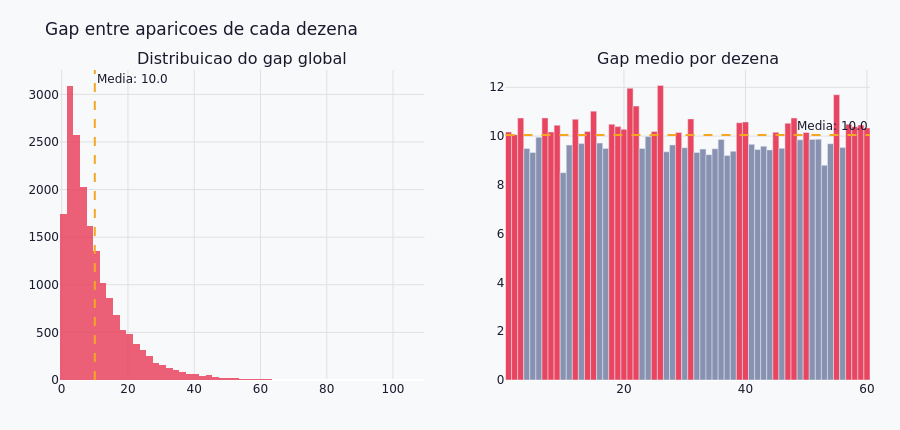

The cell this chart's notebook holds for it:
### Markdown cell above
### 5. Gap entre aparições de cada dezena

O **gap** é o número de concursos entre duas aparições consecutivas de uma dezena. Se ela aparece em ~10% dos sorteios, o gap médio esperado é de ~10 concursos.

> **Atenção à falácia do jogador:** *"Essa dezena não sai faz 20 concursos — está atrasada!"*
> Essa intuição pressupõe que o sorteio tem memória. Não tem. Cada concurso é **independente**. Um gap alto não aumenta nem diminui a probabilidade futura — ela continua sendo ~10% em cada novo sorteio.

O histograma global mostra como os gaps se distribuem. Em um processo sem memória, essa distribuição se aproxima de uma **exponencial** (ou geométrica discreta): muitos gaps curtos, poucos gaps longos — e gaps muito longos existem e são esperados.

### Code cell
gaps_por_dezena = {}
for num in range(1, 61):
    mask      = df[DEZENA_COLS].isin([num]).any(axis=1)
    concursos = df.loc[mask, "numero"].values
    if len(concursos) > 1:
        gaps_por_dezena[num] = np.diff(concursos)

all_gaps   = np.concatenate(list(gaps_por_dezena.values()))
media_gaps = {n: g.mean() for n, g in gaps_por_dezena.items()}

fig = make_subplots(rows=1, cols=2,
                    subplot_titles=["Distribuicao do gap global",
                                    "Gap medio por dezena"])

# Histograma global
fig.add_trace(go.Histogram(
    x=all_gaps, nbinsx=60,
    marker_color=ACCENT, opacity=0.85, name="Gap",
    hovertemplate="Gap: <b>%{x}</b> concursos<br>Freq: <b>%{y}</b><extra></extra>",
), row=1, col=1)
fig.add_vline(x=all_gaps.mean(), line_dash="dash", line_color=HIGHLIGHT,
              line_width=2, row=1, col=1,
              annotation_text=f"Media: {all_gaps.mean():.1f}")

# Gap medio por dezena
nums_g  = list(media_gaps.keys())
meias_g = list(media_gaps.values())
m_ger   = np.mean(meias_g)
fig.add_trace(go.Bar(
    x=nums_g, y=meias_g,
    marker_color=[ACCENT if v > m_ger else MUTED for v in meias_g],
    name="Gap medio",
    hovertemplate="Dezena <b>%{x}</b><br>Gap medio: <b>%{y:.1f}</b> concursos<extra></extra>",
), row=1, col=2)
fig.add_hline(y=m_ger, line_dash="dash", line_color=HIGHLIGHT,
              line_width=2, row=1, col=2,
              annotation_text=f"Media: {m_ger:.1f}")

fig.update_layout(
    **LAYOUT,
    title="Gap entre aparicoes de cada dezena",
    height=430,
    showlegend=False,
)
fig.update_xaxes(gridcolor="#e0e0e0", type="linear")
fig.update_yaxes(gridcolor="#e0e0e0")
fig.write_html(EXPORTS / "eda_05_gap_dezenas.html")
fig.show()

print(f"Gap global: media={all_gaps.mean():.1f} | mediana={np.median(all_gaps):.1f} | max={all_gaps.max()}")

### Figure 1 — Plotly figure (JSON) as saved in the notebook; plotly's stock layout.template omitted (floating-point values rounded to 4 significant figures; data arrays with more than 128 entries replaced by an {"elided": "..."} marker saying what was removed)
{"data": [{"hovertemplate": "Gap: <b>%{x}</b> concursos<br>Freq: <b>%{y}</b><extra></extra>", "marker": {"color": "#e94560"}, "name": "Gap", "nbinsx": 60, "opacity": 0.85, "type": "histogram", "x": {"elided": "17952 int values"}, "xaxis": "x", "yaxis": "y"}, {"hovertemplate": "Dezena <b>%{x}</b><br>Gap medio: <b>%{y:.1f}</b> concursos<extra></extra>", "marker": {"color": ["#e94560", "#e94560", "#e94560", "#8892b0", "#8892b0", "#8892b0", "#e94560", "#e94560", "#e94560", "#8892b0", "#8892b0", "#e94560", "#8892b0", "#e94560", "#e94560", "#8892b0", "#8892b0", "#e94560", "#e94560", "#e94560", "#e94560", "#e94560", "#8892b0", "#8892b0", "#e94560", "#e94560", "#8892b0", "#8892b0", "#e94560", "#8892b0", "#e94560", "#8892b0", "#8892b0", "#8892b0", "#8892b0", "#8892b0", "#8892b0", "#8892b0", "#e94560", "#e94560", "#8892b0", "#8892b0", "#8892b0", "#8892b0", "#e94560", "#8892b0", "#e94560", "#e94560", "#8892b0", "#e94560", "#8892b0", "#8892b0", "#8892b0", "#8892b0", "#e94560", "#8892b0", "#e94560", "#e94560", "#e94560", "#e94560"]}, "name": "Gap medio", "type": "bar", "x": [1, 2, 3, 4, 5, 6, 7, 8, 9, 10, 11, 12, 13, 14, 15, 16, 17, 18, 19, 20, 21, 22, 23, 24, 25, 26, 27, 28, 29, 30, 31, 32, 33, 34, 35, 36, 37, 38, 39, 40, 41, 42, 43, 44, 45, 46, 47, 48, 49, 50, 51, 52, 53, 54, 55, 56, 57, 58, 59, 60], "xaxis": "x2", "y": [10.17, 10.06, 10.74, 9.489, 9.326, 9.95, 10.75, 10.17, 10.44, 8.497, 9.631, 10.69, 9.693, 10.18, 11.02, 9.713, 9.491, 10.49, 10.39, 10.28, 11.96, 11.23, 9.495, 9.98, 10.19, 12.07, 9.355, 9.638, 10.14, 9.519, 10.71, 9.327, 9.465, 9.238, 9.479, 9.862, 9.206, 9.375, 10.55, 10.58, 9.66, 9.447, 9.581, 9.434, 10.15, 9.497, 10.53, 10.74, 9.849, 10.15, 9.858, 9.872, 8.799, 9.686, 11.7, 9.527, 10.49, 10.39, 10.45, 10.33], "yaxis": "y2"}], "layout": {"annotations": [{"font": {"size": 16}, "showarrow": false, "text": "Distribuicao do gap global", "x": 0.225, "xanchor": "center", "xref": "paper", "y": 1, "yanchor": "bottom", "yref": "paper"}, {"font": {"size": 16}, "showarrow": false, "text": "Gap medio por dezena", "x": 0.775, "xanchor": "center", "xref": "paper", "y": 1, "yanchor": "bottom", "yref": "paper"}, {"showarrow": false, "text": "Media: 10.0", "x": 9.998, "xanchor": "left", "xref": "x", "y": 1, "yanchor": "top", "yref": "y domain"}, {"showarrow": false, "text": "Media: 10.0", "x": 1, "xanchor": "right", "xref": "x2 domain", "y": 10.04, "yanchor": "bottom", "yref": "y2"}], "font": {"color": "#1a1a2e", "family": "DejaVu Sans, sans-serif"}, "height": 430, "hoverlabel": {"bgcolor": "white", "font": {"size": 12}}, "legend": {"bgcolor": "rgba(0,0,0,0)", "borderwidth": 0}, "margin": {"b": 50, "l": 60, "r": 30, "t": 70}, "paper_bgcolor": "#f8f9fa", "plot_bgcolor": "#f8f9fa", "shapes": [{"line": {"color": "#f5a623", "dash": "dash", "width": 2}, "type": "line", "x0": 9.998, "x1": 9.998, "xref": "x", "y0": 0, "y1": 1, "yref": "y domain"}, {"line": {"color": "#f5a623", "dash": "dash", "width": 2}, "type": "line", "x0": 0, "x1": 1, "xref": "x2 domain", "y0": 10.04, "y1": 10.04, "yref": "y2"}], "showlegend": false, "title": {"text": "Gap entre aparicoes de cada dezena"}, "xaxis": {"anchor": "y", "domain": [0, 0.45], "gridcolor": "#e0e0e0", "type": "linear"}, "xaxis2": {"anchor": "y2", "domain": [0.55, 1], "gridcolor": "#e0e0e0", "type": "linear"}, "yaxis": {"anchor": "x", "domain": [0, 1], "gridcolor": "#e0e0e0"}, "yaxis2": {"anchor": "x2", "domain": [0, 1], "gridcolor": "#e0e0e0"}}}
